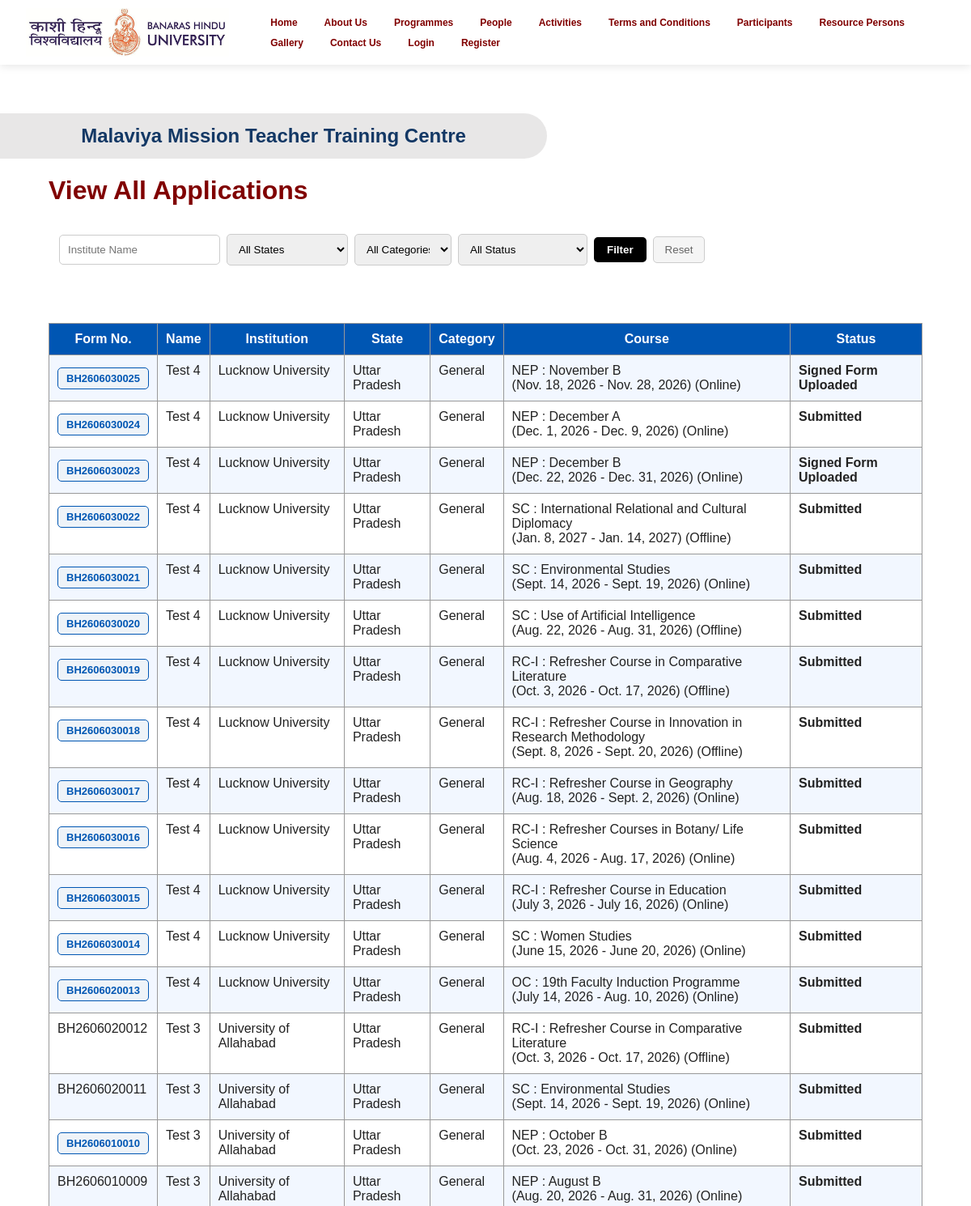
/view-all-applications/ (signed in, upper part), run on an earlier commit of the app's database.
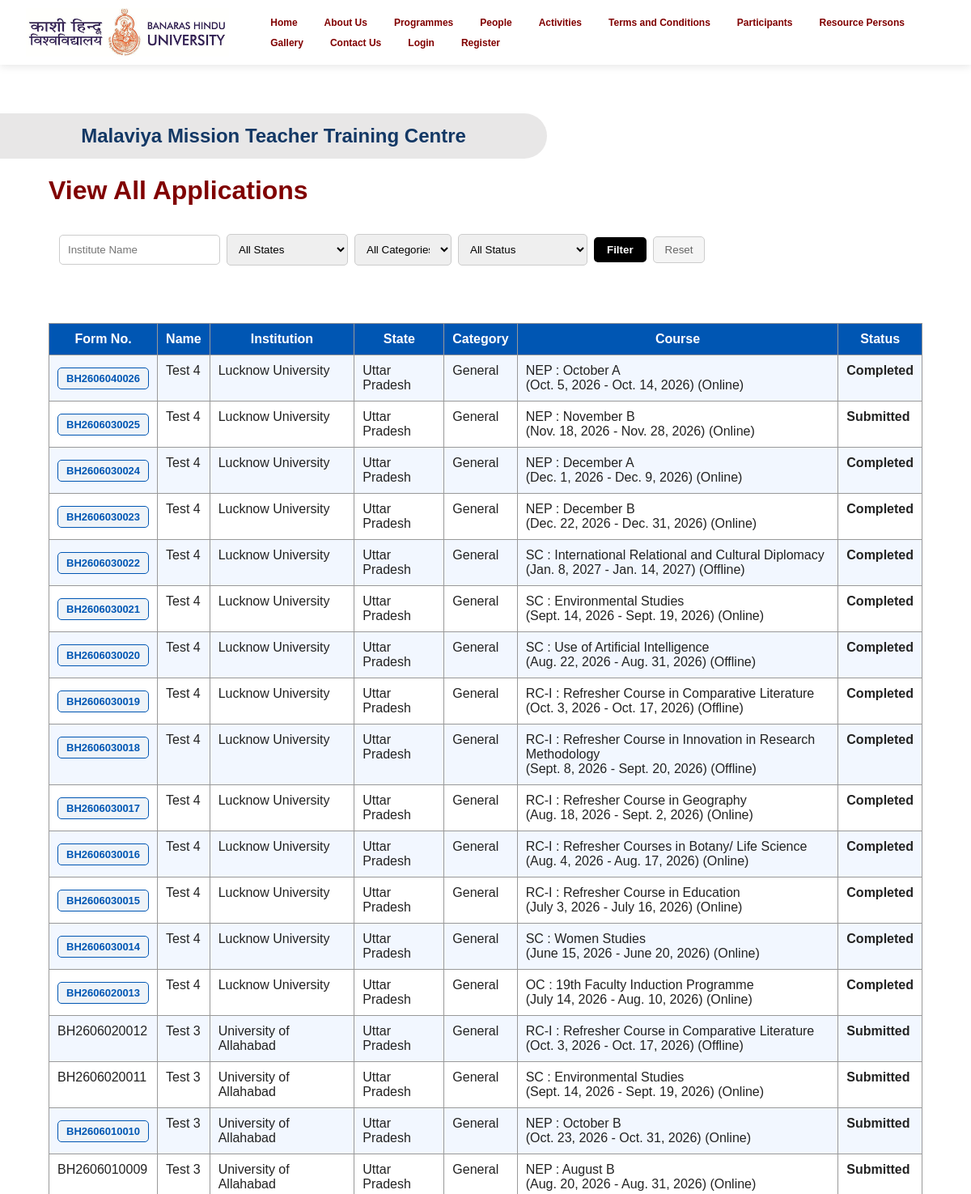
And on a later commit of the database.
### core/models.py (models this page shows, shortened)
class Application(models.Model):
    STATUS_CHOICES = [
        ('Submitted', 'Submitted'),
        ('PDF Generated', 'PDF Generated'),
        ('Waiting for Signed Form', 'Waiting for Signed Form'),
        ('Signed Form Uploaded', 'Signed Form Uploaded'),
        ('Under Review', 'Under Review'),
        ('Approved', 'Approved'),
        ('Rejected', 'Rejected'),
    ]
    applicant = models.ForeignKey(Applicant,
                                  on_delete=models.CASCADE)
    course = models.ForeignKey(Course,
                               on_delete=models.CASCADE)
    title = models.CharField(max_length=20, blank=True)
    full_name = models.CharField(max_length=100)
    category = models.CharField(max_length=50, blank=True)
    is_pwd = models.BooleanField(default=False)
    aadhaar_number = models.CharField(max_length=12, blank=True)
    photograph = models.ImageField(upload_to='photographs/',
                                   blank=True,
                                   null=True)
    date_of_birth = models.DateField(blank=True, null=True)
    applicant_type = models.CharField(max_length=100, blank=True)
    present_designation = models.CharField(max_length=150, blank=True)
    appointment_date = models.DateField(blank=True, null=True)
    scale_of_pay = models.CharField(max_length=100, blank=True)
    nature_of_appointment = models.CharField(max_length=100, blank=True)
    official_address = models.TextField(max_length= 100,blank=True)
    official_state = models.CharField(max_length=100, blank=True)
    official_pin = models.CharField(max_length=10, blank=True)
    mailing_address = models.TextField(max_length= 100, blank=True)
    mailing_state = models.CharField(max_length=100, blank=True)
    mailing_pin = models.CharField(max_length=10, blank=True)
    mobile_number = models.CharField(max_length=10, blank=True)
    alternate_number = models.CharField(max_length=10, blank=True)
    email = models.EmailField(max_length= 30,blank=True)
    highest_qualification = models.CharField(max_length=150, blank=True)
    qualification_status = models.CharField(max_length=100, blank=True)
    subject_specialization = models.CharField(max_length=50, blank=True)
    accommodation_required = models.BooleanField(default=False)
    photograph = models.ImageField(
        upload_to='application_uploads/photographs/',
        blank=True,
        null=True
    )
    other_document = models.FileField(
        upload_to='application_uploads/other_documents/',
        blank=True,
        null=True
    )
    generated_application_docx = models.FileField(
        upload_to='application_uploads/generated_docs/',
        blank=True,
        null=True
    )
    generated_application_pdf = models.FileField(
        upload_to='application_uploads/generated_pdfs/',
        blank=True,
        null=True
    )
    application_number = models.CharField(
    max_length=30,
    unique=True,
    blank=True,
    null=True
    )
    signed_form = models.FileField(
        upload_to='application_uploads/signed_forms/',
        blank=True,
        null=True
    )
    status = models.CharField(max_length=50,
                              choices=STATUS_CHOICES,
                              default='Submitted')
    remarks = models.TextField(blank=True, default = '')
    application_date = models.DateTimeField(auto_now_add=True)
    class Meta:
        unique_together = ['applicant', 'course']

class Course(models.Model):
    title = models.CharField(max_length=200)
    course_type = models.CharField(max_length=100)
    course_code = models.CharField(max_length=20)
    mode = models.CharField(max_length=20)
    start_date = models.DateField()
    end_date = models.DateField()
    seat_status = models.CharField(
        max_length=20,
        default='Vacant'
    )
    is_visible = models.BooleanField(default=True)

### core/views.py (the view)
@login_required
def view_all_applications(request):
    if not request.user.is_staff:
        return redirect('/dashboard/')
    applications = Application.objects.all().order_by('-application_date')
    institution = request.GET.get('institution')
    state = request.GET.get('state')
    category = request.GET.get('category')
    status = request.GET.get('status')
    if institution:
        applications = applications.filter(
            official_address__icontains=institution
        )
    if state:
        applications = applications.filter(
            official_state=state
        )
    if category:
        applications = applications.filter(
            category=category
        )
    if status:
        applications = applications.filter(
            status=status
        )
    return render(
        request,
        'admin_panel/view_all_applications.html',
        {
            'applications': applications,
            'institution': institution,
            'state': state,
            'category': category,
            'status': status,
        }
    )

### templates/admin_panel/view_all_applications.html (shortened to what this page needs)
{% extends 'base.html' %}
{% block content %}
<h1>
    View All Applications
</h1>
<form method="GET"
      class="filter-form">
    <div class="filter-row">
        <input type="text"
               name="institution"
               placeholder="Institute Name"
               value="{{ institution|default:'' }}">
        <select name="state">
            <option value="">All States</option>
        </select>
        <select name="category">
            <option value="">All Categories</option>
        </select>
        <select name="status">
            <option value="">All Status</option>
        </select>
        <button type="submit"
                class="search-btn">
            Filter
        </button>
        <button type="button"
                class="reset-btn"
                onclick="window.location.href='/view-all-applications/'">
            Reset
        </button>
    </div>
</form>
<br>
<table class="info-table">
    <tr>
        <th>Form No.</th>
        <th>Name</th>
        <th>Institution</th>
        <th>State</th>
        <th>Category</th>
        <th>Course</th>
        <th>Status</th>
    </tr>
    {% for application in applications %}
    <tr>
        <td>
            {% if application.generated_application_pdf %}
                <a href="{{ application.generated_application_pdf.url }}"
                target="_blank"
                class="table-action neutral">
                    {{ application.application_number }}
                </a>
            {% else %}
                {{ application.application_number }}
            {% endif %}
        </td>
        <td>
            {{ application.full_name }}
        </td>
        <td>
            {{ application.official_address }}
        </td>
        <td>
            {{ application.official_state }}
        </td>
        <td>
            {{ application.category }}
        </td>
        <td>
            {{ application.course.course_code }} :
            {{ application.course.title }}
            <br>
            ({{ application.course.start_date }} -
            {{ application.course.end_date }})
            ({{ application.course.mode }})
        </td>
        <td>
            <strong>
                {{ application.status }}
            </strong>
        </td>
    </tr>
    {% empty %}
    <tr>
        <td colspan="7">
            No applications found.
        </td>
    </tr>
    {% endfor %}
</table>
{% endblock %}

What changed in the data, as far as the page shows it:
added Application: application_number "BH2606040026", full_name "Test 4", official_address "Lucknow University", official_state "Uttar Pradesh", category "General", course.course_code "NEP", course "October A", course.start_date "Oct. 5, 2026", course.end_date "Oct. 14, 2026", course.mode "Online", status "Completed"
changed Application "BH2606030025": status "Signed Form Uploaded" → "Submitted"
changed Application "BH2606030024": status "Submitted" → "Completed"
changed Application "BH2606030023": status "Signed Form Uploaded" → "Completed"
changed Application "BH2606030022": status "Submitted" → "Completed"
changed Application "BH2606030021": status "Submitted" → "Completed"
changed Application "BH2606030020": status "Submitted" → "Completed"
changed Application "BH2606030019": status "Submitted" → "Completed"
changed Application "BH2606030018": status "Submitted" → "Completed"
changed Application "BH2606030017": status "Submitted" → "Completed"
changed Application "BH2606030016": status "Submitted" → "Completed"
changed Application "BH2606030015": status "Submitted" → "Completed"
changed Application "BH2606030014": status "Submitted" → "Completed"
changed Application "BH2606020013": status "Submitted" → "Completed"
